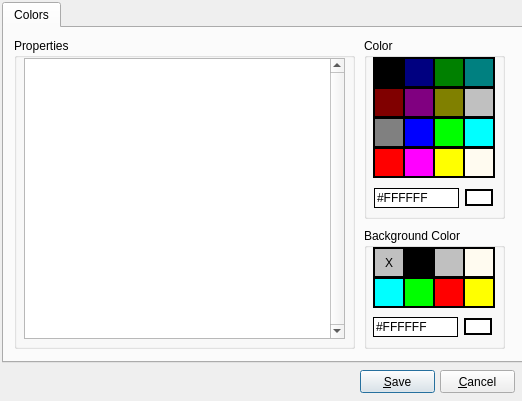
<?xml version="1.0" encoding="UTF-8"?>
<ui version="4.0">
 <class>AppearanceDialog</class>
 <widget class="QDialog" name="AppearanceDialog">
  <property name="geometry">
   <rect>
    <x>0</x>
    <y>0</y>
    <width>522</width>
    <height>401</height>
   </rect>
  </property>
  <property name="windowTitle">
   <string>Appearance</string>
  </property>
  <property name="windowIcon">
   <iconset resource="../../resource.qrc">
    <normaloff>:/icons/images/color-swatches.png</normaloff>:/icons/images/color-swatches.png</iconset>
  </property>
  <property name="styleSheet">
   <string notr="true"/>
  </property>
  <widget class="QTabWidget" name="tabWidget">
   <property name="geometry">
    <rect>
     <x>2</x>
     <y>2</y>
     <width>521</width>
     <height>361</height>
    </rect>
   </property>
   <widget class="QWidget" name="tabColors">
    <attribute name="title">
     <string>Colors</string>
    </attribute>
    <widget class="QGroupBox" name="groupColor">
     <property name="geometry">
      <rect>
       <x>360</x>
       <y>10</y>
       <width>141</width>
       <height>181</height>
      </rect>
     </property>
     <property name="title">
      <string>Color</string>
     </property>
     <property name="checkable">
      <bool>false</bool>
     </property>
     <widget class="QLineEdit" name="editColor">
      <property name="geometry">
       <rect>
        <x>10</x>
        <y>150</y>
        <width>85</width>
        <height>20</height>
       </rect>
      </property>
      <property name="styleSheet">
       <string notr="true">QLineEdit {border-style: outset; border-width: 1px; border-color: black}</string>
      </property>
      <property name="text">
       <string>#FFFFFF</string>
      </property>
      <property name="frame">
       <bool>false</bool>
      </property>
     </widget>
     <widget class="QPushButton" name="buttonColor">
      <property name="geometry">
       <rect>
        <x>101</x>
        <y>151</y>
        <width>28</width>
        <height>17</height>
       </rect>
      </property>
      <property name="styleSheet">
       <string notr="true">background-color: #FFFFFF; border : 2px solid black</string>
      </property>
      <property name="text">
       <string/>
      </property>
     </widget>
     <widget class="QPushButton" name="button800000">
      <property name="geometry">
       <rect>
        <x>9</x>
        <y>49</y>
        <width>32</width>
        <height>31</height>
       </rect>
      </property>
      <property name="styleSheet">
       <string notr="true">background-color: #800000; border : 2px solid black</string>
      </property>
      <property name="text">
       <string/>
      </property>
     </widget>
     <widget class="QPushButton" name="button00FF00">
      <property name="geometry">
       <rect>
        <x>69</x>
        <y>79</y>
        <width>32</width>
        <height>31</height>
       </rect>
      </property>
      <property name="styleSheet">
       <string notr="true">background-color: #00FF00; border : 2px solid black</string>
      </property>
      <property name="text">
       <string/>
      </property>
     </widget>
     <widget class="QPushButton" name="button008080">
      <property name="geometry">
       <rect>
        <x>99</x>
        <y>19</y>
        <width>32</width>
        <height>31</height>
       </rect>
      </property>
      <property name="styleSheet">
       <string notr="true">background-color: #008080; border : 2px solid black</string>
      </property>
      <property name="text">
       <string/>
      </property>
     </widget>
     <widget class="QPushButton" name="buttonC0C0C0">
      <property name="geometry">
       <rect>
        <x>99</x>
        <y>49</y>
        <width>32</width>
        <height>31</height>
       </rect>
      </property>
      <property name="styleSheet">
       <string notr="true">background-color: #C0C0C0; border : 2px solid black</string>
      </property>
      <property name="text">
       <string/>
      </property>
     </widget>
     <widget class="QPushButton" name="button800080">
      <property name="geometry">
       <rect>
        <x>39</x>
        <y>49</y>
        <width>32</width>
        <height>31</height>
       </rect>
      </property>
      <property name="styleSheet">
       <string notr="true">background-color: #800080; border : 2px solid black</string>
      </property>
      <property name="text">
       <string/>
      </property>
     </widget>
     <widget class="QPushButton" name="buttonFF0000">
      <property name="geometry">
       <rect>
        <x>9</x>
        <y>109</y>
        <width>32</width>
        <height>31</height>
       </rect>
      </property>
      <property name="styleSheet">
       <string notr="true">background-color : #FF0000; border : 2px solid black</string>
      </property>
      <property name="text">
       <string/>
      </property>
     </widget>
     <widget class="QPushButton" name="button0000FF">
      <property name="geometry">
       <rect>
        <x>39</x>
        <y>79</y>
        <width>32</width>
        <height>31</height>
       </rect>
      </property>
      <property name="styleSheet">
       <string notr="true">background-color: #0000FF; border : 2px solid black</string>
      </property>
      <property name="text">
       <string/>
      </property>
     </widget>
     <widget class="QPushButton" name="button008000">
      <property name="geometry">
       <rect>
        <x>69</x>
        <y>19</y>
        <width>32</width>
        <height>31</height>
       </rect>
      </property>
      <property name="styleSheet">
       <string notr="true">background-color: #008000; border : 2px solid black</string>
      </property>
      <property name="text">
       <string/>
      </property>
     </widget>
     <widget class="QPushButton" name="button00FFFF">
      <property name="geometry">
       <rect>
        <x>99</x>
        <y>79</y>
        <width>32</width>
        <height>31</height>
       </rect>
      </property>
      <property name="styleSheet">
       <string notr="true">background-color: #00FFFF; border : 2px solid black</string>
      </property>
      <property name="text">
       <string/>
      </property>
     </widget>
     <widget class="QPushButton" name="buttonFF00FF">
      <property name="geometry">
       <rect>
        <x>39</x>
        <y>109</y>
        <width>32</width>
        <height>31</height>
       </rect>
      </property>
      <property name="styleSheet">
       <string notr="true">background-color: #FF00FF; border : 2px solid black</string>
      </property>
      <property name="text">
       <string/>
      </property>
     </widget>
     <widget class="QPushButton" name="button808000">
      <property name="geometry">
       <rect>
        <x>69</x>
        <y>49</y>
        <width>32</width>
        <height>31</height>
       </rect>
      </property>
      <property name="styleSheet">
       <string notr="true">background-color: #808000; border : 2px solid black</string>
      </property>
      <property name="text">
       <string/>
      </property>
     </widget>
     <widget class="QPushButton" name="button808080">
      <property name="geometry">
       <rect>
        <x>9</x>
        <y>79</y>
        <width>32</width>
        <height>31</height>
       </rect>
      </property>
      <property name="styleSheet">
       <string notr="true">background-color: #808080; border : 2px solid black</string>
      </property>
      <property name="text">
       <string/>
      </property>
     </widget>
     <widget class="QPushButton" name="buttonFFFF00">
      <property name="geometry">
       <rect>
        <x>69</x>
        <y>109</y>
        <width>32</width>
        <height>31</height>
       </rect>
      </property>
      <property name="styleSheet">
       <string notr="true">background-color: #FFFF00; border : 2px solid black</string>
      </property>
      <property name="text">
       <string/>
      </property>
     </widget>
     <widget class="QPushButton" name="button000000">
      <property name="geometry">
       <rect>
        <x>9</x>
        <y>19</y>
        <width>32</width>
        <height>31</height>
       </rect>
      </property>
      <property name="styleSheet">
       <string notr="true">background-color: #000000; border : 2px solid black</string>
      </property>
      <property name="text">
       <string/>
      </property>
     </widget>
     <widget class="QPushButton" name="button000080">
      <property name="geometry">
       <rect>
        <x>39</x>
        <y>19</y>
        <width>32</width>
        <height>31</height>
       </rect>
      </property>
      <property name="styleSheet">
       <string notr="true">background-color: #000080; border : 2px solid black</string>
      </property>
      <property name="text">
       <string/>
      </property>
     </widget>
     <widget class="QPushButton" name="buttonFFFFFF">
      <property name="geometry">
       <rect>
        <x>99</x>
        <y>109</y>
        <width>32</width>
        <height>31</height>
       </rect>
      </property>
      <property name="styleSheet">
       <string notr="true">background-color: #FFFBF0; border : 2px solid black</string>
      </property>
      <property name="text">
       <string/>
      </property>
     </widget>
    </widget>
    <widget class="QGroupBox" name="groupBackgroundColor">
     <property name="geometry">
      <rect>
       <x>360</x>
       <y>200</y>
       <width>141</width>
       <height>121</height>
      </rect>
     </property>
     <property name="title">
      <string>Background Color</string>
     </property>
     <widget class="QLineEdit" name="editBackgroundColor">
      <property name="geometry">
       <rect>
        <x>9</x>
        <y>89</y>
        <width>85</width>
        <height>20</height>
       </rect>
      </property>
      <property name="styleSheet">
       <string notr="true">QLineEdit {border-style: outset; border-width: 1px; border-color: black}</string>
      </property>
      <property name="text">
       <string>#FFFFFF</string>
      </property>
      <property name="frame">
       <bool>false</bool>
      </property>
     </widget>
     <widget class="QPushButton" name="buttonBackgroundColor">
      <property name="geometry">
       <rect>
        <x>100</x>
        <y>90</y>
        <width>28</width>
        <height>17</height>
       </rect>
      </property>
      <property name="styleSheet">
       <string notr="true">background-color: #FFFFFF; border : 2px solid black</string>
      </property>
      <property name="text">
       <string/>
      </property>
     </widget>
     <widget class="QPushButton" name="buttonBackground00FF00">
      <property name="geometry">
       <rect>
        <x>39</x>
        <y>49</y>
        <width>32</width>
        <height>31</height>
       </rect>
      </property>
      <property name="styleSheet">
       <string notr="true">background-color: #00FF00; border : 2px solid black</string>
      </property>
      <property name="text">
       <string/>
      </property>
     </widget>
     <widget class="QPushButton" name="buttonBackgroundFFFF00">
      <property name="geometry">
       <rect>
        <x>99</x>
        <y>49</y>
        <width>32</width>
        <height>31</height>
       </rect>
      </property>
      <property name="styleSheet">
       <string notr="true">background-color: #FFFF00; border : 2px solid black</string>
      </property>
      <property name="text">
       <string/>
      </property>
     </widget>
     <widget class="QPushButton" name="buttonBackgroundFFFFFF">
      <property name="geometry">
       <rect>
        <x>99</x>
        <y>19</y>
        <width>32</width>
        <height>31</height>
       </rect>
      </property>
      <property name="styleSheet">
       <string notr="true">background-color: #FFFBF0; border : 2px solid black</string>
      </property>
      <property name="text">
       <string/>
      </property>
     </widget>
     <widget class="QPushButton" name="buttonBackgroundFF0000">
      <property name="geometry">
       <rect>
        <x>69</x>
        <y>49</y>
        <width>32</width>
        <height>31</height>
       </rect>
      </property>
      <property name="styleSheet">
       <string notr="true">background-color: #FF0000; border : 2px solid black</string>
      </property>
      <property name="text">
       <string/>
      </property>
     </widget>
     <widget class="QPushButton" name="buttonBackgroundNone">
      <property name="geometry">
       <rect>
        <x>9</x>
        <y>19</y>
        <width>32</width>
        <height>31</height>
       </rect>
      </property>
      <property name="styleSheet">
       <string notr="true">background-color: #C0C0C0; border : 2px solid black</string>
      </property>
      <property name="text">
       <string>X</string>
      </property>
     </widget>
     <widget class="QPushButton" name="buttonBackground000000">
      <property name="geometry">
       <rect>
        <x>39</x>
        <y>19</y>
        <width>32</width>
        <height>31</height>
       </rect>
      </property>
      <property name="styleSheet">
       <string notr="true">background-color: #000000; border : 2px solid black</string>
      </property>
      <property name="text">
       <string/>
      </property>
     </widget>
     <widget class="QPushButton" name="buttonBackground00FFFF">
      <property name="geometry">
       <rect>
        <x>9</x>
        <y>49</y>
        <width>32</width>
        <height>31</height>
       </rect>
      </property>
      <property name="styleSheet">
       <string notr="true">background-color : #00FFFF; border : 2px solid black</string>
      </property>
      <property name="text">
       <string/>
      </property>
     </widget>
     <widget class="QPushButton" name="buttonBackgroundC0C0C0">
      <property name="geometry">
       <rect>
        <x>69</x>
        <y>19</y>
        <width>32</width>
        <height>31</height>
       </rect>
      </property>
      <property name="styleSheet">
       <string notr="true">background-color: #C0C0C0; border : 2px solid black</string>
      </property>
      <property name="text">
       <string/>
      </property>
     </widget>
    </widget>
    <widget class="QGroupBox" name="groupProperties">
     <property name="geometry">
      <rect>
       <x>10</x>
       <y>10</y>
       <width>341</width>
       <height>311</height>
      </rect>
     </property>
     <property name="title">
      <string>Properties</string>
     </property>
     <property name="checkable">
      <bool>false</bool>
     </property>
     <widget class="QListWidget" name="listColorNames">
      <property name="geometry">
       <rect>
        <x>10</x>
        <y>20</y>
        <width>321</width>
        <height>281</height>
       </rect>
      </property>
      <property name="verticalScrollBarPolicy">
       <enum>Qt::ScrollBarAlwaysOn</enum>
      </property>
      <property name="horizontalScrollBarPolicy">
       <enum>Qt::ScrollBarAlwaysOff</enum>
      </property>
     </widget>
    </widget>
    <zorder>groupBackgroundColor</zorder>
    <zorder>groupColor</zorder>
    <zorder>groupProperties</zorder>
   </widget>
  </widget>
  <widget class="QPushButton" name="buttonCancel">
   <property name="geometry">
    <rect>
     <x>440</x>
     <y>370</y>
     <width>75</width>
     <height>23</height>
    </rect>
   </property>
   <property name="text">
    <string>&amp;Cancel</string>
   </property>
  </widget>
  <widget class="QPushButton" name="buttonSave">
   <property name="geometry">
    <rect>
     <x>360</x>
     <y>370</y>
     <width>75</width>
     <height>23</height>
    </rect>
   </property>
   <property name="text">
    <string>&amp;Save</string>
   </property>
   <property name="default">
    <bool>true</bool>
   </property>
  </widget>
 </widget>
 <layoutdefault spacing="6" margin="11"/>
 <tabstops>
  <tabstop>tabWidget</tabstop>
  <tabstop>listColorNames</tabstop>
  <tabstop>button000000</tabstop>
  <tabstop>button000080</tabstop>
  <tabstop>button008000</tabstop>
  <tabstop>button008080</tabstop>
  <tabstop>button800000</tabstop>
  <tabstop>button800080</tabstop>
  <tabstop>button808000</tabstop>
  <tabstop>buttonC0C0C0</tabstop>
  <tabstop>button808080</tabstop>
  <tabstop>button0000FF</tabstop>
  <tabstop>button00FF00</tabstop>
  <tabstop>button00FFFF</tabstop>
  <tabstop>buttonFF0000</tabstop>
  <tabstop>buttonFF00FF</tabstop>
  <tabstop>buttonFFFF00</tabstop>
  <tabstop>buttonFFFFFF</tabstop>
  <tabstop>editColor</tabstop>
  <tabstop>buttonColor</tabstop>
  <tabstop>buttonBackgroundNone</tabstop>
  <tabstop>buttonBackground000000</tabstop>
  <tabstop>buttonBackgroundC0C0C0</tabstop>
  <tabstop>buttonBackgroundFFFFFF</tabstop>
  <tabstop>buttonBackground00FFFF</tabstop>
  <tabstop>buttonBackground00FF00</tabstop>
  <tabstop>buttonBackgroundFF0000</tabstop>
  <tabstop>buttonBackgroundFFFF00</tabstop>
  <tabstop>editBackgroundColor</tabstop>
  <tabstop>buttonBackgroundColor</tabstop>
  <tabstop>buttonSave</tabstop>
  <tabstop>buttonCancel</tabstop>
 </tabstops>
 <resources>
  <include location="../../resource.qrc"/>
 </resources>
 <connections>
  <connection>
   <sender>buttonCancel</sender>
   <signal>clicked()</signal>
   <receiver>AppearanceDialog</receiver>
   <slot>close()</slot>
   <hints>
    <hint type="sourcelabel">
     <x>481</x>
     <y>381</y>
    </hint>
    <hint type="destinationlabel">
     <x>476</x>
     <y>386</y>
    </hint>
   </hints>
  </connection>
  <connection>
   <sender>buttonSave</sender>
   <signal>clicked(bool)</signal>
   <receiver>AppearanceDialog</receiver>
   <slot>accept()</slot>
   <hints>
    <hint type="sourcelabel">
     <x>393</x>
     <y>382</y>
    </hint>
    <hint type="destinationlabel">
     <x>398</x>
     <y>376</y>
    </hint>
   </hints>
  </connection>
 </connections>
</ui>
